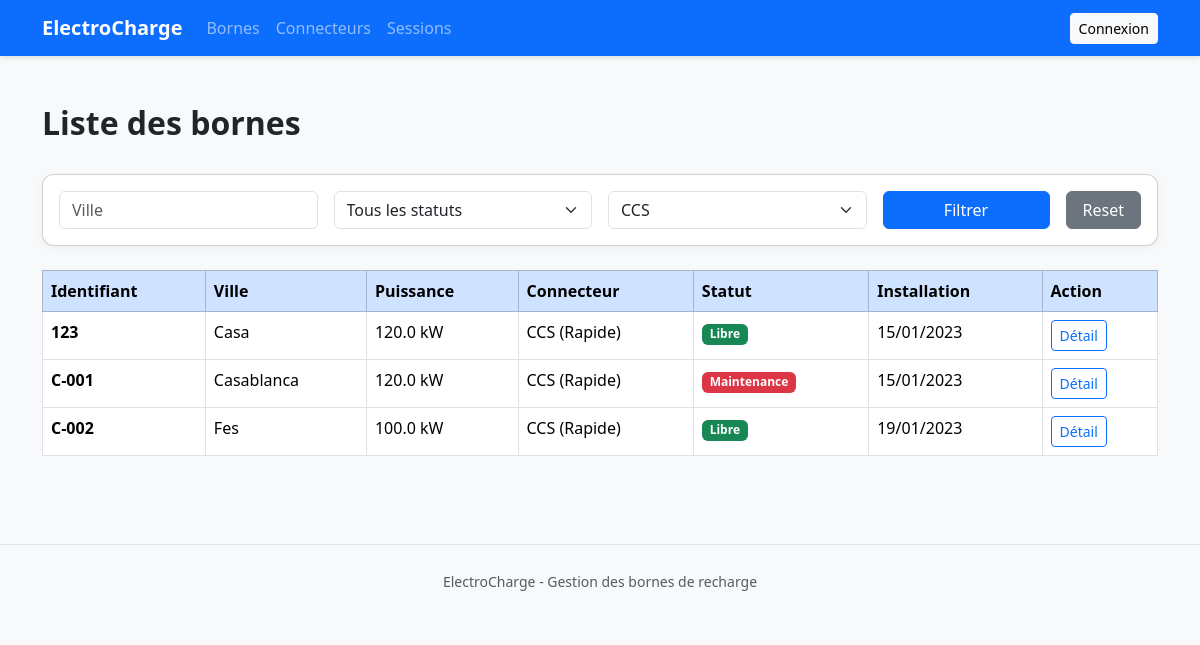
/bornes/?connecteur=2, run on the app's committed database.
### bornes/models.py (models this page shows, shortened)
class Borne(models.Model):
    STATUT_CHOICES = [
        ('libre',       'Libre'),
        ('occupee',     'Occupée'),
        ('maintenance', 'En maintenance'),
    ]
    identifiant      = models.CharField(max_length=30, unique=True, verbose_name="Identifiant")
    emplacement      = models.CharField(max_length=200, verbose_name="Emplacement / Adresse")
    ville            = models.CharField(max_length=100, verbose_name="Ville", default="")
    puissance_kw     = models.DecimalField(max_digits=6, decimal_places=1, verbose_name="Puissance (kW)")
    statut           = models.CharField(max_length=20, choices=STATUT_CHOICES, default='libre', verbose_name="Statut")
    type_connecteur  = models.ForeignKey(
        TypeConnecteur,
        on_delete=models.PROTECT,
        verbose_name="Type de connecteur",
        null=True, blank=True
    )
    date_installation = models.DateField(verbose_name="Date d'installation")
    class Meta:
        verbose_name        = "Borne de recharge"
        verbose_name_plural = "Bornes de recharge"
        ordering            = ['identifiant']

class TypeConnecteur(models.Model):
    VITESSE_CHOICES = [
        ('standard', 'Standard'),
        ('rapide',   'Rapide'),
    ]
    nom = models.CharField(
        max_length=50,
        unique=True,
        verbose_name="Nom du connecteur"
    )
    vitesse_charge = models.CharField(
        max_length=20,
        choices=VITESSE_CHOICES,
        default='standard',
        verbose_name="Vitesse de charge"
    )
    class Meta:
        verbose_name        = "Type de connecteur"
        verbose_name_plural = "Types de connecteurs"
    def __str__(self):
        return f"{self.nom} ({self.get_vitesse_charge_display()})"

### bornes/views.py (the view)
# urls.py: path('', views.BorneListView.as_view(), name='liste'),
class BorneListView(ListView):
    model               = Borne
    template_name       = 'bornes/liste.html'
    context_object_name = 'bornes'
    paginate_by         = 20
    def get_queryset(self):
        qs = super().get_queryset().select_related('type_connecteur')
        if self.request.user.is_authenticated and not self.request.user.is_superuser:
            qs = qs.filter(statut='maintenance')
        ville = self.request.GET.get('ville', '').strip()
        if ville:
            qs = qs.filter(ville__icontains=ville)
        statut = self.request.GET.get('statut', '')
        if statut:
            qs = qs.filter(statut=statut)
        connecteur_id = self.request.GET.get('connecteur', '')
        if connecteur_id:
            qs = qs.filter(type_connecteur_id=connecteur_id)
        puissance_min = self.request.GET.get('puissance_min', '')
        if puissance_min:
            qs = qs.filter(puissance_kw__gte=puissance_min)
        return qs
    def get_context_data(self, **kwargs):
        ctx = super().get_context_data(**kwargs)
        ctx['connecteurs']    = TypeConnecteur.objects.all()
        ctx['statut_choices'] = Borne.STATUT_CHOICES
        ctx['params']         = self.request.GET
        ctx['is_technicien'] = self.request.user.is_authenticated and not self.request.user.is_superuser
        return ctx

### bornes/templates/bornes/liste.html (shortened to what this page needs)
{% extends "base.html" %}
{% block content %}
<div class="container py-4">
  <div class="d-flex justify-content-between align-items-center mb-4">
    <h2 class="fw-bold">Liste des bornes</h2>
  </div>
  <div class="card mb-4">
    <div class="card-body">
      <form method="get" class="row g-3">
        <div class="col-md-3">
          <input type="text" name="ville" class="form-control" placeholder="Ville" value="{{ params.ville }}">
        </div>
        <div class="col-md-3">
          <select name="statut" class="form-select">
            <option value="">Tous les statuts</option>
          </select>
        </div>
        <div class="col-md-3">
          <select name="connecteur" class="form-select">
            {% for c in connecteurs %}
              <option value="{{ c.id }}" {% if params.connecteur == c.id|stringformat:"s" %}selected{% endif %}>{{ c.nom }}</option>
            {% endfor %}
          </select>
        </div>
        <div class="col-md-2">
          <button type="submit" class="btn btn-primary w-100">Filtrer</button>
        </div>
        <div class="col-md-1">
          <a href="{% url 'bornes:liste' %}" class="btn btn-secondary w-100">Reset</a>
        </div>
      </form>
    </div>
  </div>
  <div class="table-responsive">
    <table class="table table-bordered table-hover bg-white">
      <thead class="table-primary">
        <tr>
          <th>Identifiant</th>
          <th>Ville</th>
          <th>Puissance</th>
          <th>Connecteur</th>
          <th>Statut</th>
          <th>Installation</th>
          <th>Action</th>
        </tr>
      </thead>
      <tbody>
        {% for borne in bornes %}
        <tr>
          <td class="fw-bold">{{ borne.identifiant }}</td>
          <td>{{ borne.ville }}</td>
          <td>{{ borne.puissance_kw }} kW</td>
          <td>{{ borne.type_connecteur }}</td>
          <td>
            {% if borne.statut == 'libre' %}
              <span class="badge bg-success">Libre</span>
            {% elif borne.statut == 'occupee' %}
              <span class="badge bg-warning text-dark">Occupee</span>
            {% else %}
              <span class="badge bg-danger">Maintenance</span>
            {% endif %}
          </td>
          <td>{{ borne.date_installation|date:"d/m/Y" }}</td>
          <td>
            <a href="{% url 'bornes:detail' borne.pk %}" class="btn btn-sm btn-outline-primary">Détail</a>
          </td>
        </tr>
        {% empty %}
        <tr>
          <td colspan="7" class="text-center text-muted">Aucune borne trouvee</td>
        </tr>
        {% endfor %}
      </tbody>
    </table>
  </div>
</div>
{% endblock %}

### templates/base.html (style rules this page uses)
body { background-color: #f8f9fa; }
.card { border-radius: 12px; box-shadow: 0 2px 8px rgba(0,0,0,0.05); }
.table { background-color: white; }

### data on the page
Borne: identifiant "123", ville "Casa", puissance_kw "120.0", type_connecteur "CCS (Rapide)", statut "Libre", date_installation "15/01/2023"
Borne: identifiant "C-001", ville "Casablanca", puissance_kw "120.0", type_connecteur "CCS (Rapide)", statut "Maintenance", date_installation "15/01/2023"
Borne: identifiant "C-002", ville "Fes", puissance_kw "100.0", type_connecteur "CCS (Rapide)", statut "Libre", date_installation "19/01/2023"

### other printed values
form field connecteur "CCS"
